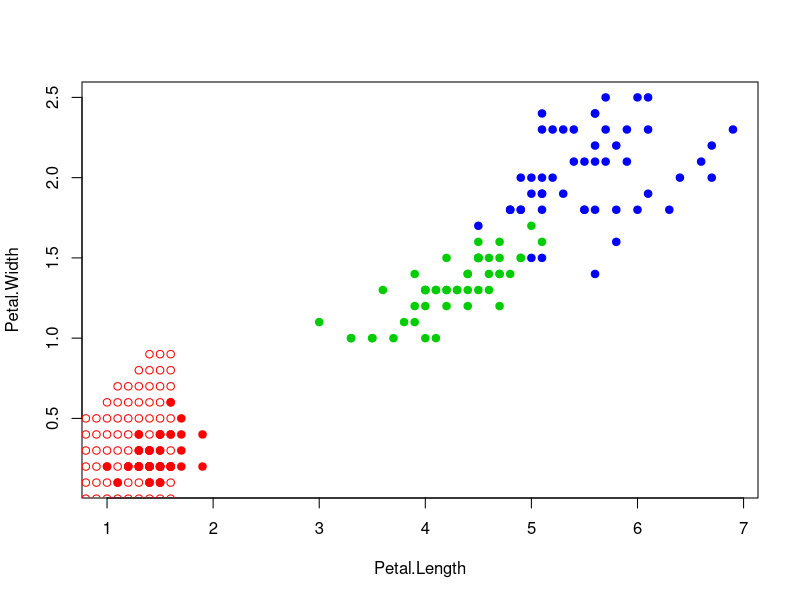

This figure's R source: (Note: a time limit stopped this script after it produced the figure.)
colors <- c("setosa" = "red", "versicolor" = "green3",
            "virginica" = "blue")
plot(iris[, 3:4], pch = 21, bg = colors[iris$Species],
     col = colors[iris$Species])



euclideanDistance <- function(u, v)
{
  sqrt(sum((u - v)^2))
}


sortObjectsByDist <- function(xl, z)
{
  l <- dim(xl)[1]
  n <- dim(xl)[2] - 1
  
  distances <- matrix(NA, l, 2)
  
  for (i in 1:l)
  {
    distances[i, ] <- c(i, euclideanDistance(xl[i, 1:n], z))
  }
  
  
  orderedXl <- xl[order(distances[, 2]), ]
  
  return (orderedXl);
}



Rightangle <- function(u){
  return (1/2)
}


Triangle <- function(u){
  return (1 - u)
}

Epanech <- function(u){
  return ((3/4)*(1-u^2))
}

Quartic <- function(u){
  return ((15/16)* (1 - u^2))
}

Gauss <- function(u){
  return ((1/sqrt(2*pi))*exp((-1/2)*u^2))
}


algo <- function(xl,z,h, y, ker = Quartic){
  l = dim(xl)[1]
  n = dim(xl)[2] - 1
  weights <- c()
  weights[xl[ ,n+1]] <- 0
  i = 1
  #print(y)
  #h = 0.5
  while(euclideanDistance(xl[i, 1:n], z) < h && i < l ){
    tmp = (euclideanDistance(xl[i, 1:n], z))/(h)
    weights[xl[i,n+1]] = weights[xl[i,n+1]] + y*ker(tmp)
    i <- i + 1
  }
  if (i == 1) return ("white") 
  return (x[which.max(weights)])
}

potentional <- function(xl){
  l = dim(xl)[1]
  c = dim(xl)[2]
  y =  matrix(0, l, 1)
  h = 0.4
  eps = 10
  err = 150
  while(err >= eps){
    err = 0
    for (i in 1:l){
      new_xl = xl[-i, ]
      z = xl[i, 1:c-1]
      new_xl = sortObjectsByDist(new_xl,z)
      class <- algo(new_xl,z,h,y[i])
     # print (class)
      if (class != xl[i,c]){
        err = err + 1
        y[i] = y[i] + 1
      }
    }
    print(err)
  }
  return (y)
}


ans <- function(xl,z, y, h){
  l = dim(xl)[1]
  n = dim(xl)[2] - 1
  weights <- c()
  weights[xl[ ,n+1]] <- 0
  i = 1
  flag = 0
  while(i < l){
    #print(i)
    if (euclideanDistance(xl[i, 1:n], z) < h[i]) {
      weights[xl[i,n+1]] = weights[xl[i,n+1]] + y[i]
      flag = 1
    }
    i = i + 1
  }
  if (flag == 0) return ("white") 
  return (x[which.max(weights)])
}




x = iris[,5]
x = unique(x)
xl <- iris[, 3:5]
l = dim(xl)[1]
h = matrix (0.4, 1 , l)
y = potentional(xl)
print(y)

for (i in seq(0.8, 7.1, 0.1)) {
  for (j in seq(-0.3, 2.9, 0.1)) {
    z <- c(i,j)
    class = ans(xl, z,y,h)
    points(i, j, pch = 1, col = colors[class], asp = 20)
  }
}

points(iris[, 3:4], pch = 21, bg = colors[iris$Species], asp = 1)
